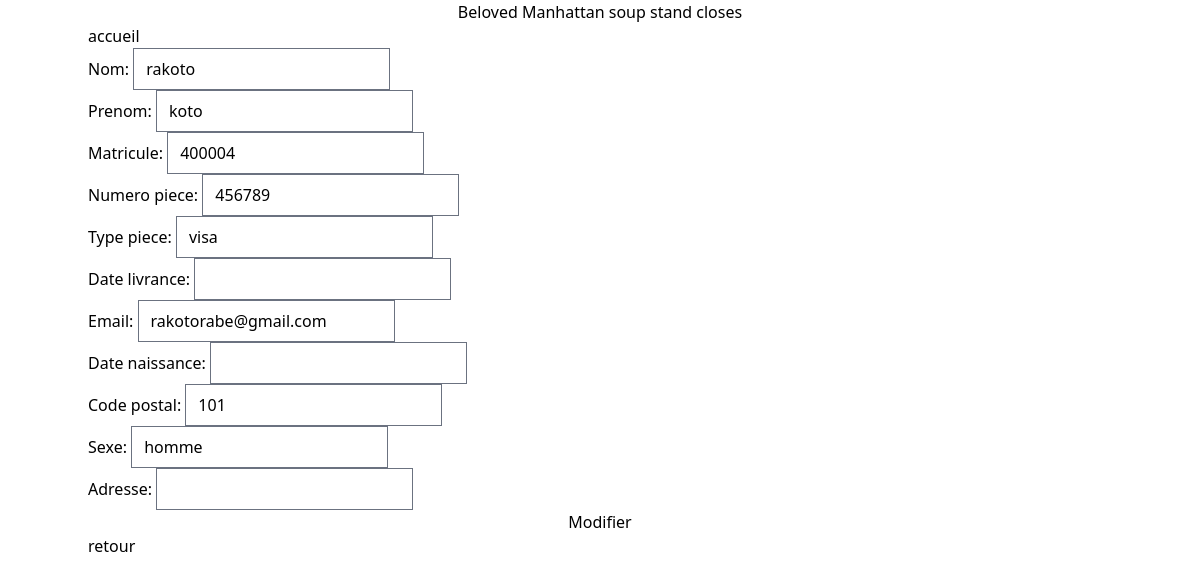
The app's page /5/ with its own data.
### tafika/models.py (models this page shows)
class Beneficiaire(models.Model):
    nom = models.CharField(max_length=255)
    prenom = models.CharField(max_length=255)
    matricule = models.CharField(max_length=255)
    numero_piece = models.CharField(max_length=255)
    type_piece = models.CharField(max_length=255)
    date_livrance = models.DateField()
    telephone = models.CharField(max_length=20)
    email = models.EmailField()
    date_naissance = models.DateField()
    code_postal = models.CharField(max_length=10)
    sexe = models.CharField(max_length=10)
    adresse = models.CharField(max_length=255)

### tafika/views.py (the view)
# urls.py: path('<int:beneficiaire_id>/', views.modifier_beneficiaire, name='modifier_beneficiaire'),
def modifier_beneficiaire(request, beneficiaire_id):
    beneficiaire = get_object_or_404(Beneficiaire, id=beneficiaire_id)
    if request.method == 'POST':
        form = BeneficiaireRegistration(request.POST, instance=beneficiaire)
        if form.is_valid():
            form.save()
            return redirect('afficher_modifications')
    else:
        form = BeneficiaireRegistration(instance=beneficiaire)
    return render(request, 'tafika/modification.html', {'form': form})

### tafika/forms.py
class BeneficiaireRegistration(forms.ModelForm):
    class Meta:
        model = Beneficiaire
        fields = ['nom', 'prenom','matricule','numero_piece','type_piece','date_livrance','email','date_naissance','code_postal','sexe','adresse']
        widgets = {
                  'nom': forms.TextInput(attrs={'class': 'form-control'}),
                  'prenom':forms.TextInput(attrs={'class': 'form-control'}),
                  'matricule':forms.TextInput(attrs={'class': 'form-control'}),
                  'numero_piece':forms.TextInput(attrs={'class': 'form-control'}),
                  'type_piece':forms.TextInput(attrs={'class': 'form-control'}),
                  'date_livrance':forms.DateTimeInput(attrs={'class': 'form-control'}),
                  'email':forms.EmailInput(attrs={'class': 'form-control'}),
                  'date_naissance':forms.TextInput(attrs={'class': 'form-control'}),
                  'code_postal':forms.TextInput(attrs={'class': 'form-control'}),
                  'sexe':forms.TextInput(attrs={'class': 'form-control'}),
                  'adresse':forms.TextInput(attrs={'class': 'form-control'}),
                  }

### tafika/templates/tafika/modification.html (shortened to what this page needs)
{% extends 'tafika/home.html'%}
{% block content%}
 <form action="" method="post">
    {{form.as_p}}
         <button class="w-full h-full rounded-md py-2 px-4 bg-blue-500 text-white disabled" type="submit">
            Modifier
        </button>
        <a href="{% url 'liste' %}">retour</a>
    </form>
{%endblock%}

### records on screen
Beneficiaire: nom "rakoto", prenom "koto", matricule "400004", numero_piece "456789", type_piece "visa", email "rakotorabe@gmail.com", code_postal "101", sexe "homme"
